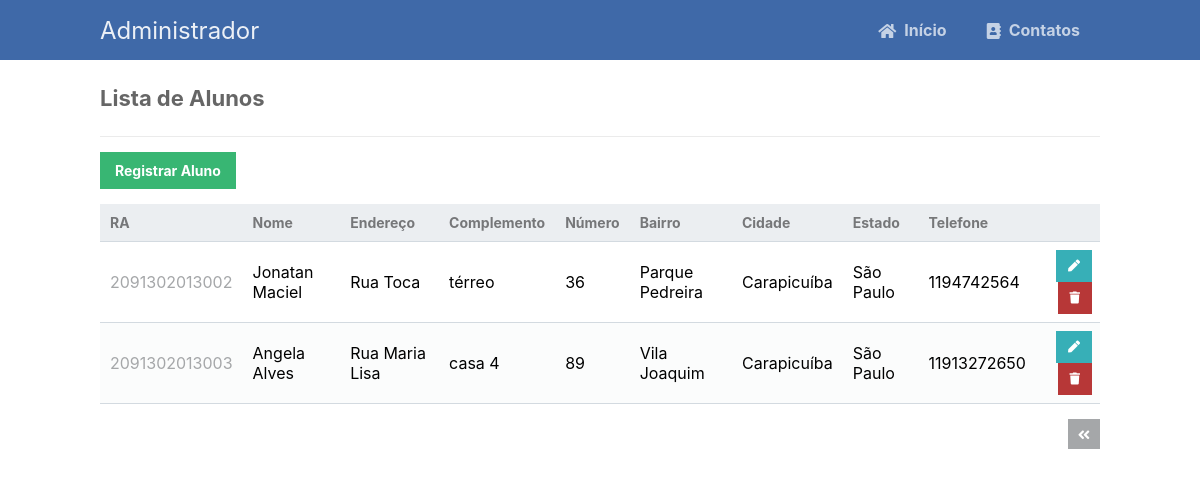
The app's page /read.php?page=3 with its own data.
### tables this page shows
CREATE TABLE IF NOT EXISTS `alunos` (
  `ra` CHAR(14) NOT NULL,
  `nome` VARCHAR(45) NOT NULL,
  `endereco` VARCHAR(45) NOT NULL,
  `complemento` CHAR(10) NOT NULL,
  `numero` CHAR(10) NOT NULL,
  `bairro` CHAR(20) NOT NULL,
  `cidade` CHAR(20) NOT NULL,
  `estado` CHAR(20) NOT NULL,
  `telefone` CHAR(15) NOT NULL,
  PRIMARY KEY (`ra`));

### read.php (the view, shortened to what this page needs)
<?php
include 'functions.php';
$pdo = pdo_connect_mysql();
$page = isset($_GET['page']) && is_numeric($_GET['page']) ? (int)$_GET['page'] : 1;
$records_per_page = 5;
$stmt = $pdo->prepare('SELECT * FROM alunos ORDER BY ra LIMIT :current_page, :record_per_page');
$stmt->bindValue(':current_page', ($page-1)*$records_per_page, PDO::PARAM_INT);
$stmt->bindValue(':record_per_page', $records_per_page, PDO::PARAM_INT);
$stmt->execute();
$alunos = $stmt->fetchAll(PDO::FETCH_ASSOC);
?>
<?=template_header('Read')?>
<div class="content read">
	<h2>Lista de Alunos</h2>
	<a href="create.php" class="create-contact">Registrar Aluno</a>
	<table>
        <thead>
            <tr>
                <td>RA</td>
                <td>Nome</td>
                <td>Endereço</td>
                <td>Complemento</td>
                <td>Número</td>
                <td>Bairro</td>
                <td>Cidade</td>
                <td>Estado</td>
                <td>Telefone</td>
                <td></td>
            </tr>
        </thead>
        <tbody>
            <?php foreach ($alunos as $aluno): ?>
            <tr>
                <td><?=$aluno['ra']?></td>
                <td><?=$aluno['nome']?></td>
                <td><?=$aluno['endereco']?></td>
                <td><?=$aluno['complemento']?></td>
                <td><?=$aluno['numero']?></td>
                <td><?=$aluno['bairro']?></td>
                <td><?=$aluno['cidade']?></td>
                <td><?=$aluno['estado']?></td>
                <td><?=$aluno['telefone']?></td>
                <td class="actions">
                    <a href="update.php?id=<?=$aluno['ra']?>" class="edit"><i class="fas fa-pen fa-xs"></i></a>
                    <a href="delete.php?id=<?=$aluno['ra']?>" class="trash"><i class="fas fa-trash fa-xs"></i></a>
                </td>
            </tr>
            <?php endforeach; ?>
        </tbody>
    </table>
	<div class="pagination">
		<?php if ($page > 1): ?>
		<a href="read.php?page=<?=$page-1?>"><i class="fas fa-angle-double-left fa-sm"></i></a>
		<?php endif; ?>
	</div>
</div>
<?=template_footer()?>

### style.css (style rules this page uses)
* { box-sizing: border-box; font-family: -apple-system, BlinkMacSystemFont, "segoe ui", roboto, oxygen, ubuntu, cantarell, "fira sans", "droid sans", "helvetica neue", Arial, sans-serif; font-size: 16px; -webkit-font-smoothing: antialiased; -moz-osx-font-smoothing: grayscale; }
body { background-color: #FFFFFF; margin: 0; }
.content { width: 1000px; margin: 0 auto; }
.content h2 { margin: 0; padding: 25px 0; font-size: 22px; border-bottom: 1px solid #ebebeb; color: #666666; }
.read .create-contact { display: inline-block; text-decoration: none; background-color: #38b673; font-weight: bold; font-size: 14px; color: #FFFFFF; padding: 10px 15px; margin: 15px 0; }
.read .pagination { display: flex; justify-content: flex-end; }
.read .pagination a { display: inline-block; text-decoration: none; background-color: #a5a7a9; font-weight: bold; color: #FFFFFF; padding: 5px 10px; margin: 15px 0 15px 5px; }
.read table { width: 100%; padding-top: 30px; border-collapse: collapse; }
.read table thead { background-color: #ebeef1; border-bottom: 1px solid #d3dae0; }
.read table thead td { padding: 10px; font-weight: bold; color: #767779; font-size: 14px; }
.read table tbody tr { border-bottom: 1px solid #d3dae0; }
.read table tbody tr:nth-child(even) { background-color: #fbfcfc; }
.read table tbody tr td { padding: 10px; }
.read table tbody tr td:nth-child(1) { color: #a5a7a9; }
.read table tbody tr td.actions { padding: 8px; text-align: right; }
.read table tbody tr td.actions .edit, .read table tbody tr td.actions .trash { display: inline-flex; text-align: right; text-decoration: none; color: #FFFFFF; padding: 10px 12px; }
.read table tbody tr td.actions .trash { background-color: #b73737; }
.read table tbody tr td.actions .edit { background-color: #37afb7; }

### records on screen
alunos: ra "2091302013002", nome "Jonatan Maciel", endereco "Rua Toca", complemento "térreo", numero "36", bairro "Parque Pedreira", cidade "Carapicuíba", estado "São Paulo", telefone "1194742564"
alunos: ra "2091302013003", nome "Angela Alves", endereco "Rua Maria Lisa", complemento "casa 4", numero "89", bairro "Vila Joaquim", cidade "Carapicuíba", estado "São Paulo", telefone "11913272650"
